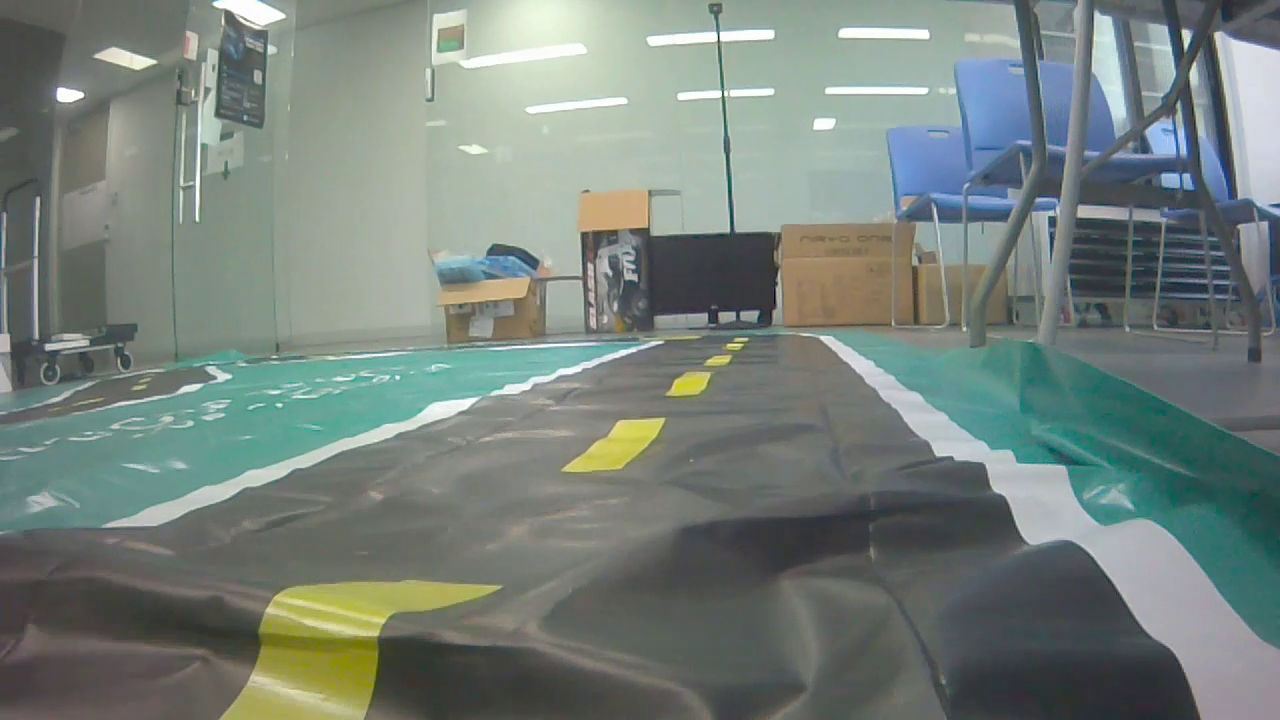
#> input picture frame 10 of ObjectDetection/CJtest/Videos/line.mp4, 1280 x 720 px
$ python new_algorithm_test_v3.py   (older library calls are emulated)
#> lines starting #> are read from the running program, lines starting #| are printed output that depends on the picture; after the words box and inside, x2 and y2 are one past the last pixel; in counts of white or black regions, pixels touching at a corner belong together
import numpy as np
import cv2

import matplotlib.image as mpimg
import matplotlib.pyplot as plt

import pickle

#trial and error로 mask 형태는 바꿔주기
#functions for change perspective of camera
def image_warp_mtx(img):
    height = img.shape[0]
    width = img.shape[1]
    src = np.float32([[width/3, height], [width, height], [width * 4 / 5, height * 0.6], [width*0.45, height * 0.6]])
    dst = np.float32([[0, height], [width, height], [width, 0], [0, 0]])
    return src, dst

def perspect(img,src,dst):
    height = img.shape[0]
    width = img.shape[1]
    M= cv2.getPerspectiveTransform(src,dst)
    Minv= cv2.getPerspectiveTransform(dst,src)
    warped = cv2.warpPerspective(img,M,(width, height),flags =  cv2.INTER_LINEAR)
    return warped, M, Minv

# [10 lines of commented-out code are left out]
def plothistogram(image):
    histogram = np.sum(image[int(image.shape[0]*0.95):, :], axis=0)
    # [7 lines of commented-out code are left out]
    midpoint = np.int(histogram.shape[0] / 2)
    leftbase = np.argmax(histogram[:midpoint])
    rightbase = np.argmax(histogram[midpoint:]) + midpoint

    if histogram[leftbase] <500:
        leftbase =0
    if histogram[rightbase] <500:
        rightbase =0
    #print(leftbase, rightbase)

    return leftbase, rightbase

#case 별로 line 찾기
def window_search(binary_warped, left_current, right_current):
    out_img = np.dstack((binary_warped, binary_warped, binary_warped))
    nwindows = 15
    window_height = np.int(binary_warped.shape[0] / nwindows)
    nonzero = binary_warped.nonzero()  # 선이 있는 부분의 인덱스만 저장
    nonzero_y = np.array(nonzero[0])  # 선이 있는 부분 y의 인덱스 값
    nonzero_x = np.array(nonzero[1])  # 선이 있는 부분 x의 인덱스 값
    margin = 150
    minpix = 50
    left_lane = []
    right_lane = []
    color = [0, 255, 0]
    thickness = 2

    if (left_current!=0) and (right_current!=0):
        for w in range(nwindows):
            win_y_low = binary_warped.shape[0] - (w + 1) * window_height  # window 윗부분
            win_y_high = binary_warped.shape[0] - w * window_height  # window 아랫 부분
            win_xleft_low = left_current - margin  # 왼쪽 window 왼쪽 위
            win_xleft_high = left_current + margin  # 왼쪽 window 오른쪽 아래
            win_xright_low = right_current - margin  # 오른쪽 window 왼쪽 위
            win_xright_high = right_current + margin  # 오른쪽 window 오른쪽 아래

            cv2.rectangle(out_img, (win_xleft_low, win_y_low), (win_xleft_high, win_y_high), color, thickness)
            cv2.rectangle(out_img, (win_xright_low, win_y_low), (win_xright_high, win_y_high), color, thickness)
            good_left = ((nonzero_y >= win_y_low) & (nonzero_y < win_y_high) & (nonzero_x >= win_xleft_low) & (nonzero_x < win_xleft_high)).nonzero()[0]
            good_right = ((nonzero_y >= win_y_low) & (nonzero_y < win_y_high) & (nonzero_x >= win_xright_low) & (nonzero_x < win_xright_high)).nonzero()[0]
            left_lane.append(good_left)
            right_lane.append(good_right)

            if len(good_left) > minpix:
                left_current = np.int(np.mean(nonzero_x[good_left]))
            if len(good_right) > minpix:
                right_current = np.int(np.mean(nonzero_x[good_right]))

        left_lane = np.concatenate(left_lane)  # np.concatenate() -> array를 1차원으로 합침
        right_lane = np.concatenate(right_lane)

        leftx = nonzero_x[left_lane]
        lefty = nonzero_y[left_lane]
        rightx = nonzero_x[right_lane]
        righty = nonzero_y[right_lane]

        left_fit = np.polyfit(lefty, leftx, 1)
        right_fit = np.polyfit(righty, rightx, 1)

        ploty = np.linspace(0, binary_warped.shape[0] - 1, binary_warped.shape[0])
        left_fitx = left_fit[0] * ploty + left_fit[1]
        right_fitx = right_fit[0] * ploty + right_fit[1]

        ltx = np.trunc(left_fitx)  # np.trunc() -> 소수점 부분을 버림
        rtx = np.trunc(right_fitx)

        out_img[nonzero_y[left_lane], nonzero_x[left_lane]] = [255, 0, 0]
        out_img[nonzero_y[right_lane], nonzero_x[right_lane]] = [0, 0, 255]

        plt.imshow(out_img)
        plt.plot(left_fitx, ploty, color='yellow')
        plt.plot(right_fitx, ploty, color='yellow')
        plt.xlim(0, 1280)
        plt.ylim(720, 0)
        plt.show()

        ret = {'left_fitx' : ltx, 'right_fitx': rtx, 'ploty': ploty}

    elif left_current == 0:
        for w in range(nwindows):
            win_y_low = binary_warped.shape[0] - (w + 1) * window_height  # window 윗부분
            win_y_high = binary_warped.shape[0] - w * window_height  # window 아랫 부분
            win_xleft_low = left_current - margin  # 왼쪽 window 왼쪽 위
            win_xleft_high = left_current + margin  # 왼쪽 window 오른쪽 아래
            win_xright_low = right_current - margin  # 오른쪽 window 왼쪽 위
            win_xright_high = right_current + margin  # 오른쪽 window 오른쪽 아래

            cv2.rectangle(out_img, (win_xleft_low, win_y_low), (win_xleft_high, win_y_high), color, thickness)
            cv2.rectangle(out_img, (win_xright_low, win_y_low), (win_xright_high, win_y_high), color, thickness)
            good_left = ((nonzero_y >= win_y_low) & (nonzero_y < win_y_high) & (nonzero_x >= win_xleft_low) & (
                        nonzero_x < win_xleft_high)).nonzero()[0]
            good_right = ((nonzero_y >= win_y_low) & (nonzero_y < win_y_high) & (nonzero_x >= win_xright_low) & (
                        nonzero_x < win_xright_high)).nonzero()[0]
            left_lane.append(good_left)
            right_lane.append(good_right)

            if len(good_right) > minpix:
                right_current = np.int(np.mean(nonzero_x[good_right]))

        right_lane = np.concatenate(right_lane)

        rightx = nonzero_x[right_lane]
        righty = nonzero_y[right_lane]

        right_fit = np.polyfit(righty, rightx, 1)

        ploty = np.linspace(0, binary_warped.shape[0] - 1, binary_warped.shape[0])
        right_fitx = right_fit[0] * ploty + right_fit[1]

        rtx = np.trunc(right_fitx)

        out_img[nonzero_y[right_lane], nonzero_x[right_lane]] = [0, 0, 255]

        plt.imshow(out_img)
        plt.plot(right_fitx, ploty, color='yellow')
        plt.xlim(0, 1280)
        plt.ylim(720, 0)
        plt.show()

        ret = {'left_fitx' : 0,'right_fitx': rtx, 'ploty': ploty}

    else:
        for w in range(nwindows):
            win_y_low = binary_warped.shape[0] - (w + 1) * window_height  # window 윗부분
            win_y_high = binary_warped.shape[0] - w * window_height  # window 아랫 부분
            win_xleft_low = left_current - margin  # 왼쪽 window 왼쪽 위
            win_xleft_high = left_current + margin  # 왼쪽 window 오른쪽 아래
            win_xright_low = right_current - margin  # 오른쪽 window 왼쪽 위
            win_xright_high = right_current + margin  # 오른쪽 window 오른쪽 아래

            cv2.rectangle(out_img, (win_xleft_low, win_y_low), (win_xleft_high, win_y_high), color, thickness)
            cv2.rectangle(out_img, (win_xright_low, win_y_low), (win_xright_high, win_y_high), color, thickness)
            good_left = ((nonzero_y >= win_y_low) & (nonzero_y < win_y_high) & (nonzero_x >= win_xleft_low) & (
                        nonzero_x < win_xleft_high)).nonzero()[0]
            good_right = ((nonzero_y >= win_y_low) & (nonzero_y < win_y_high) & (nonzero_x >= win_xright_low) & (
                        nonzero_x < win_xright_high)).nonzero()[0]
            left_lane.append(good_left)

            if len(good_left) > minpix:
                left_current = np.int(np.mean(nonzero_x[good_left]))

        left_lane = np.concatenate(left_lane)  # np.concatenate() -> array를 1차원으로 합침

        leftx = nonzero_x[left_lane]
        lefty = nonzero_y[left_lane]

        left_fit = np.polyfit(lefty, leftx, 1)

        ploty = np.linspace(0, binary_warped.shape[0] - 1, binary_warped.shape[0])
        left_fitx = left_fit[0] * ploty + left_fit[1]

        ltx = np.trunc(left_fitx)  # np.trunc() -> 소수점 부분을 버림

        out_img[nonzero_y[left_lane], nonzero_x[left_lane]] = [255, 0, 0]

        plt.imshow(out_img)
        plt.plot(left_fitx, ploty, color='yellow')
        plt.xlim(0, 1280)
        plt.ylim(720, 0)
        plt.show()

        ret = {'left_fitx': ltx,'right_fitx': 0, 'ploty': ploty}

    return ret

# [89 lines of commented-out code are left out]


fname = 'E:\\python_coding\\2021_summer_intern\\ObjectDetection\\CJtest\\Videos\\line.mp4'
capture = cv2.VideoCapture(fname)

#video should manage with frame-by-frame method
while True:
    isTrue, frame = capture.read()
#> frame is the input picture: shape (720, 1280, 3); mean B, G, R 123.4, 129.6, 118.6
    #preprocessing
    src, dst = image_warp_mtx(frame)
#> src = [[426.7, 720], [1280, 720], [1024, 432], [576, 432]]; dst = [[0, 720], [1280, 720], [1280, 0], [0, 0]]
    # sobelx=sobel(frame)
    gray = cv2.cvtColor(frame, cv2.COLOR_BGR2GRAY)
    blur = cv2.GaussianBlur(gray, (3, 3), cv2.BORDER_DEFAULT)
    canny = cv2.Canny(gray, 100, 150)
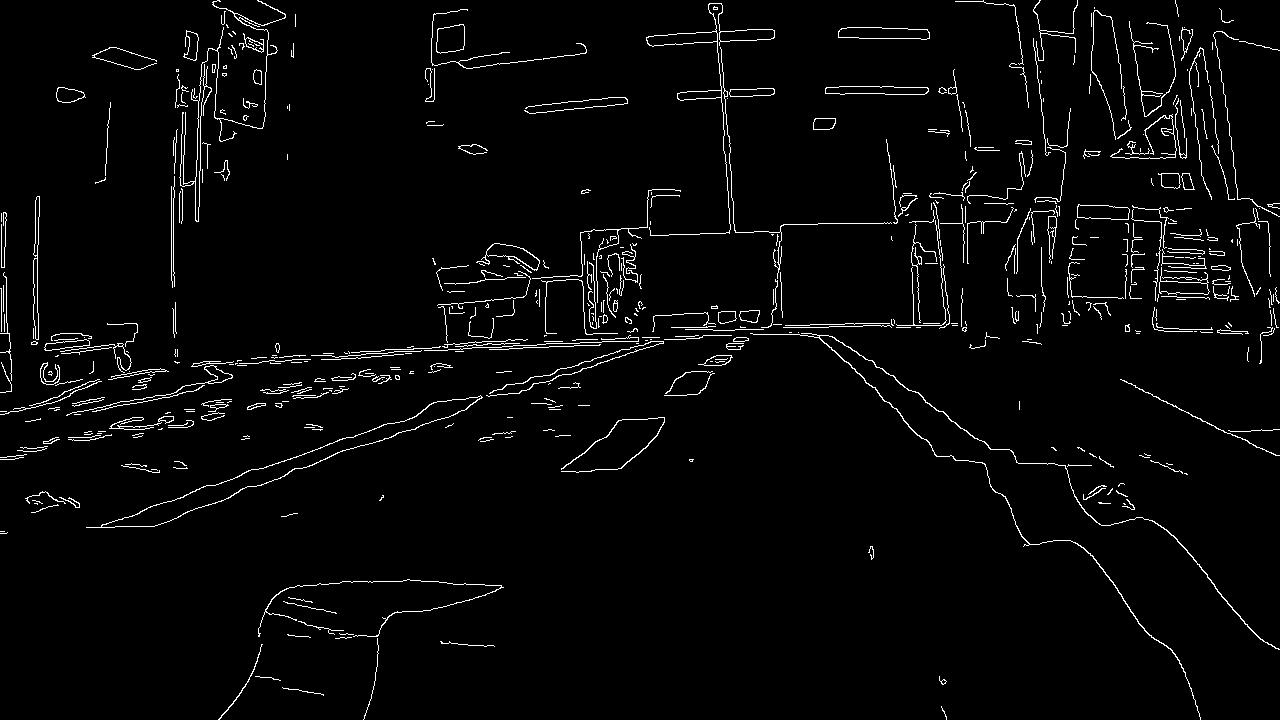
#> canny: shape (720, 1280); 2.9% white in thin lines or dots
    binary_warped, M, Minv = perspect(canny, src, dst)
#> in perspect, `M= cv2.getPerspectiveTransform(src,dst)`: M = [[-8, -4.15, 6400], [0, -13.33, 5760], [1.26e-18, -0.0088, 1]]
#> in perspect, `Minv= cv2.getPerspectiveTransform(dst,src)`: Minv = [[0.35, -0.489, 576], [0, -0.075, 432], [0, -0.00066, 1]]
#> in perspect, `warped = cv2.warpPerspective(img,M,(width, height),flags =  cv2.INTER_..`:
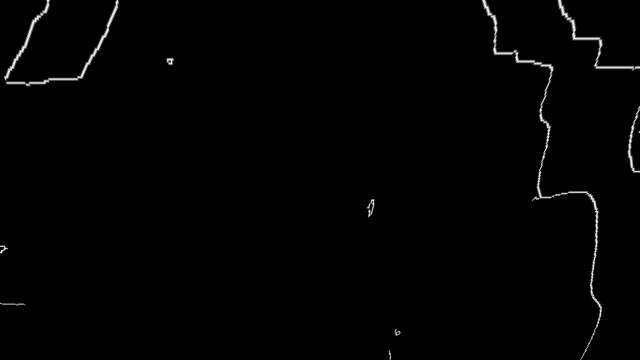
#> warped: shape (720, 1280) (shown at 1/2 size); min 0, max 255, mean 2.2
    ret, thresh = cv2.threshold(binary_warped, 60, 255, cv2.THRESH_BINARY)
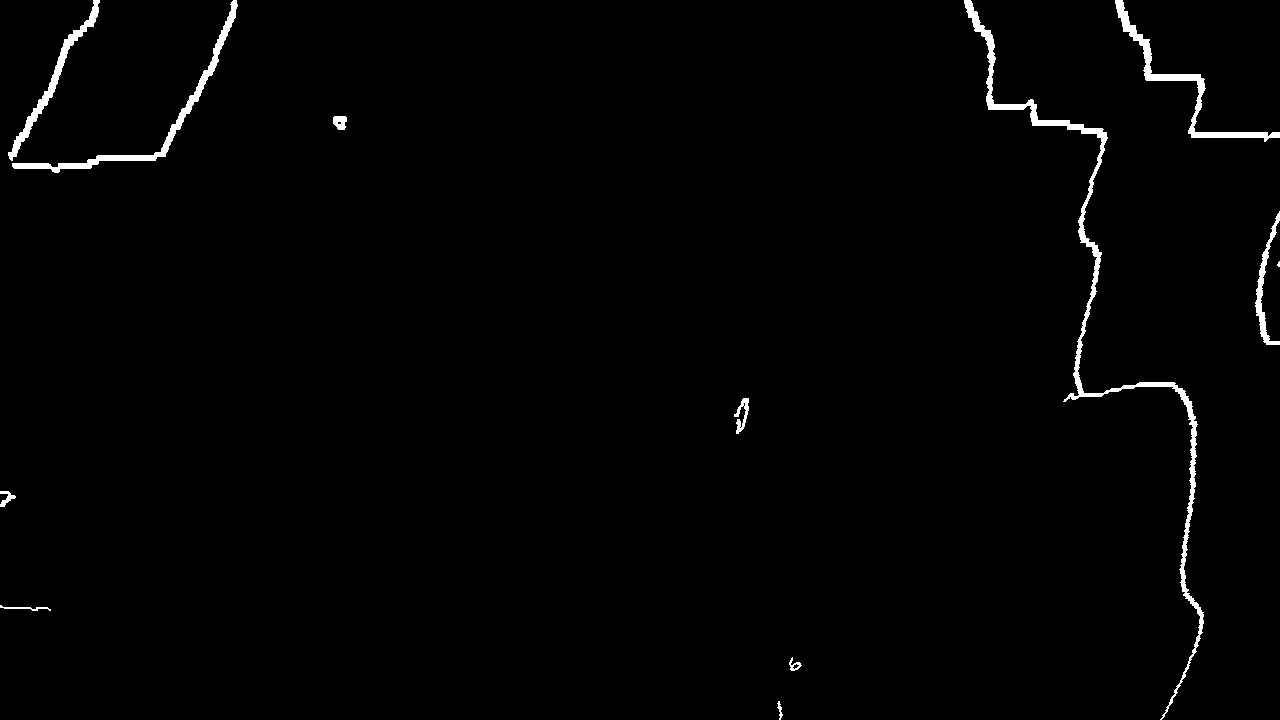
#> thresh: shape (720, 1280); 1.3% white; 12 white regions (1 under 20 px), largest, box (x1, y1, x2, y2) and area: (964, 0, 1204, 720) 4834, (12, 0, 238, 173) 2120, (1115, 0, 1280, 142) 1896
    left, right= plothistogram(thresh)
#> in plothistogram, `histogram = np.sum(image[int(image.shape[0]*0.95):, :], axis=0)`: histogram = 1280 values, max 3825 at index 779, min 0 at index 0, mean 28.69
#> in plothistogram, `leftbase = np.argmax(histogram[:midpoint])`: leftbase = 0
#> in plothistogram, `rightbase = np.argmax(histogram[midpoint:]) + midpoint`: rightbase = 779
#> left = 0; right = 779
    draw=window_search(thresh, left, right)
#> in window_search, `nonzero = binary_warped.nonzero()`: nonzero = 11737 positions, rows 0 to 719, columns 0 to 1279
#> in window_search, `nonzero_y = np.array(nonzero[0])`: nonzero_y = 11737 values from 0 to 719
#> in window_search, `nonzero_x = np.array(nonzero[1])`: nonzero_x = 11737 values, max 1279 at index 5343, min 0 at index 10480, mean 788.1
#> the loop in window_search, `for w in range(nwindows):` made 15 passes
#> (win_xright_low, win_xright_high, right_current) on passes 1, 2, 7: (629, 929, 779), (629, 929, 794), (644, 944, 741)
#> after the loop in window_search, `for w in range(nwindows):`:
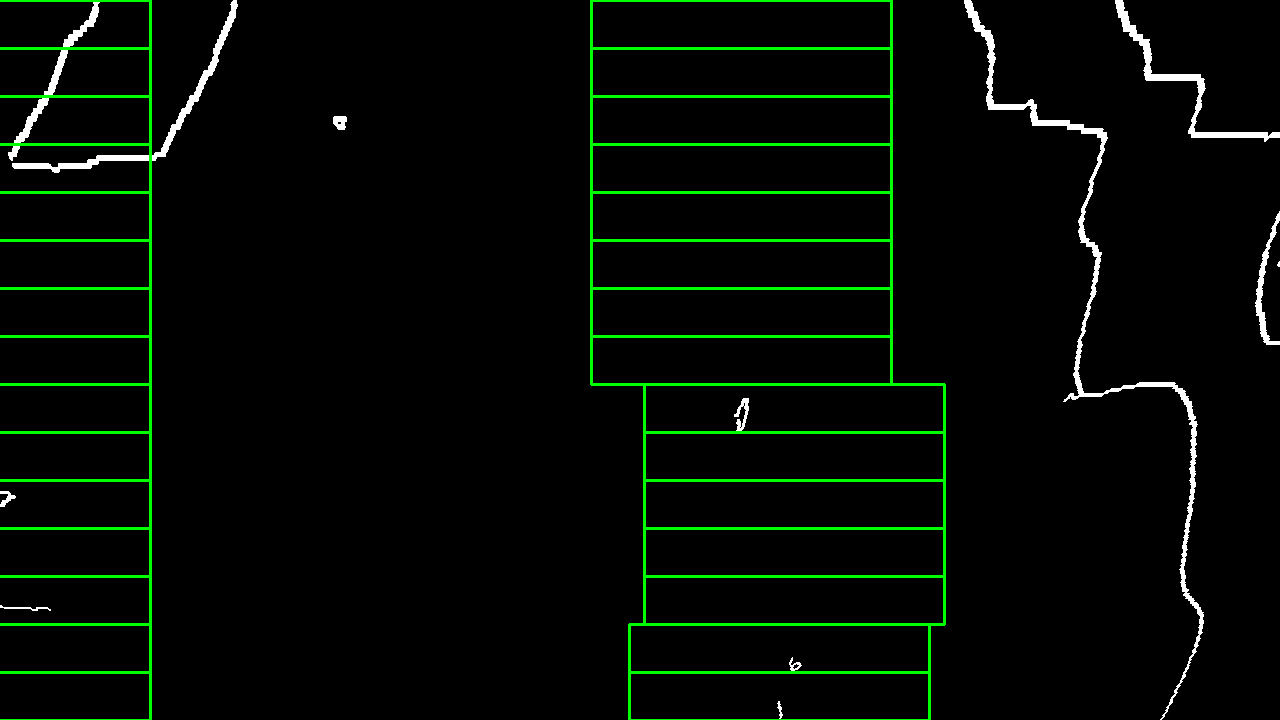
#> out_img: shape (720, 1280, 3); mean of channels 0, 1, 2 3.2, 10.6, 3.2; drawn as B, G, R
#> after the loop in window_search, `for w in range(nwindows):`: left_lane = 15 items
#> in window_search, `right_lane = np.concatenate(right_lane)`: right_lane = 359 values, max 11734 at index 50, min 9716 at index 131, mean 10527.5
#> in window_search, `rightx = nonzero_x[right_lane]`: rightx = 359 values, max 801 at index 92, min 734 at index 244, mean 757.9
#> in window_search, `righty = nonzero_y[right_lane]`: righty = 359 values, max 719 at index 49, min 398 at index 131, mean 508
#> in window_search, `right_fit = np.polyfit(righty, rightx, 1)`: right_fit = [0.166, 673.5]
#> in window_search, `right_fitx = right_fit[0] * ploty + right_fit[1]`: right_fitx = 720 values from 673.5 to 792.9
#> in window_search, `rtx = np.trunc(right_fitx)`: rtx = 720 values from 673 to 792
#> in window_search, `plt.show()`:
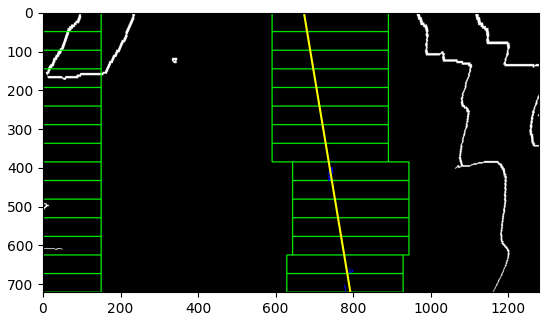
#> figure drawn by matplotlib, 1 panel
#> draw = 3 items
    # meanPts, result = draw_lane_lines(frame, thresh, Minv, draw)

    # #finding line
    # cv2.imshow('result', result)

    # stop triggerd
    if cv2.waitKey(20) & 0xFF == ord('d'):
#> (key Esc is pressed here)
        break

capture.release()
cv2.destroyAllWindows()
